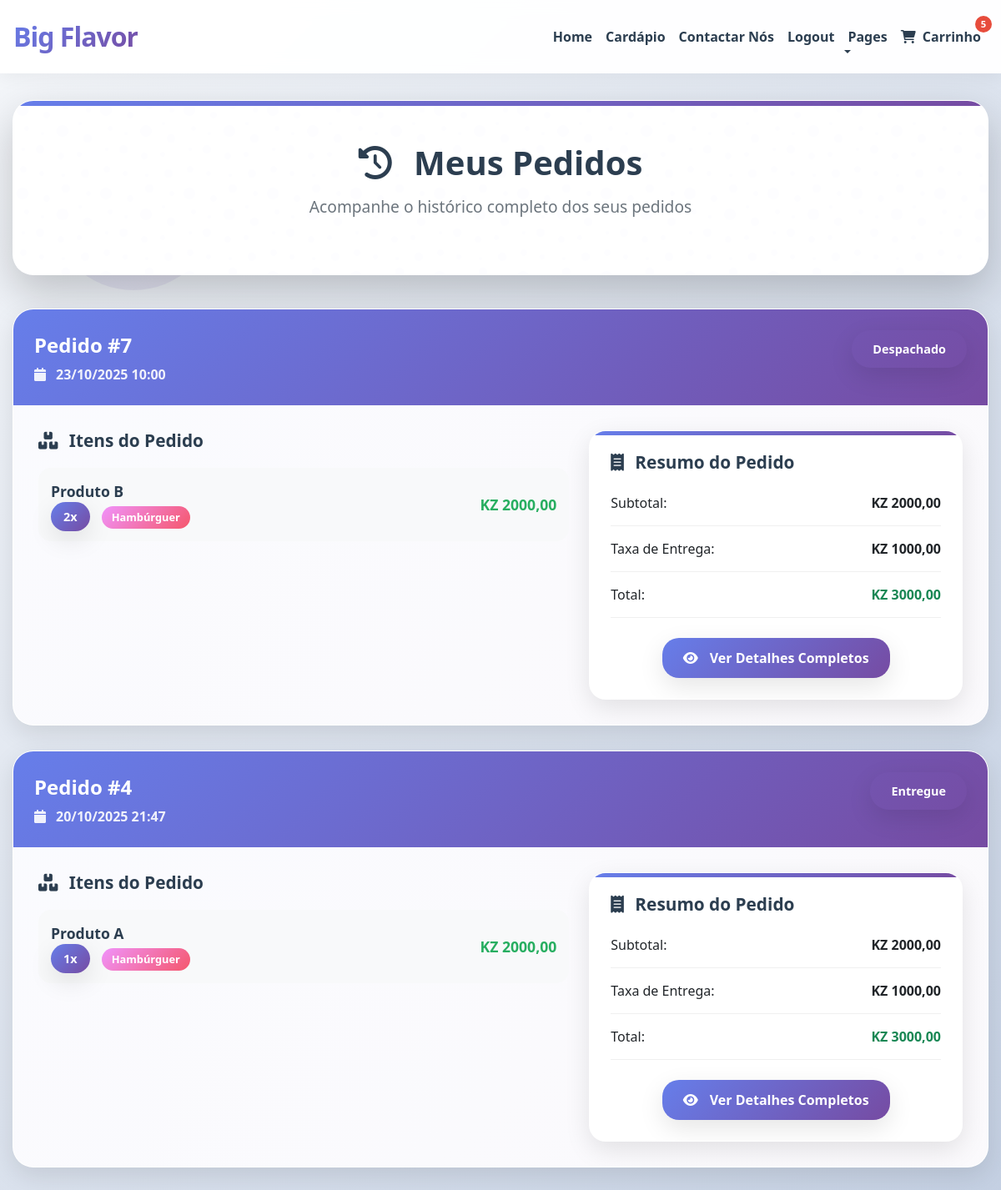
The page /carinho/pedidos/historico/ (signed in) on the database its author committed.
### carinho/models.py (models this page shows, shortened)
class Carrinho(models.Model):
    ESTADO_CHOICES = [
        ('aberto', 'Aberto'),
        ('fechado', 'Fechado'),
        ('cancelado', 'Cancelado'),
    ]
    usuario = models.ForeignKey(
        settings.AUTH_USER_MODEL,
        on_delete=models.CASCADE,
        verbose_name='Cliente'
    )
    data_criacao = models.DateTimeField(
        auto_now_add=True,
        verbose_name='Data de Criação'
    )
    data_atualizacao = models.DateTimeField(
        auto_now=True,
        verbose_name='Última Atualização'
    )
    estado = models.CharField(
        max_length=10,
        choices=ESTADO_CHOICES,
        default='aberto',
        verbose_name='Estado do Carrinho'
    )
    class Meta:
        verbose_name = 'Carrinho'
        verbose_name_plural = 'Carrinhos'
        ordering = ['-data_criacao']
        constraints = [
            models.UniqueConstraint(
                fields=['usuario', 'estado'],
                condition=models.Q(estado='aberto'),
                name='carrinho_aberto_unico_por_usuario'
            )
        ]
    @property
    def total_itens(self):
        cache_key = f'carrinho_{self.id}_total_itens'
        total = cache.get(cache_key)
        if total is None:
            total = self.itens.aggregate(total=models.Sum('quantidade'))['total'] or 0
            cache.set(cache_key, total, 300)  # 5 minutos
        return total
    @property
    def subtotal(self):
        cache_key = f'carrinho_{self.id}_subtotal'
        subtotal_cache = cache.get(cache_key)
        if subtotal_cache is None:
            subtotal_cache = sum(item.subtotal for item in self.itens.all())
            cache.set(cache_key, subtotal_cache, 300)  # 5 minutos
        return subtotal_cache
    @property
    def taxa_entrega(self):
        cache_key = f'carrinho_{self.id}_taxa_entrega'
        taxa = cache.get(cache_key)
        if taxa is None:
            if self.subtotal >= Decimal('5000.00'):
                taxa = Decimal('0.00')
            else:
                taxa = Decimal('1000.00')
            cache.set(cache_key, taxa, 300)  # 5 minutos
        return taxa
    @property
    def total(self):
        cache_key = f'carrinho_{self.id}_total'
        total_cache = cache.get(cache_key)
        if total_cache is None:
            total_cache = self.subtotal + self.taxa_entrega
            cache.set(cache_key, total_cache, 300)  # 5 minutos
        return total_cache

class PedidoEntrega(models.Model):
    ESTADO_PEDIDO_CHOICES = [
        ('pendente', 'Pendente'),
        ('confirmado', 'Confirmado'),
        ('preparacao', 'Em Preparação'),
        ('despachado', 'Despachado'),
        ('entregue', 'Entregue'),
        ('cancelado', 'Cancelado'),
    ]
    carrinho = models.OneToOneField(
        Carrinho,
        on_delete=models.CASCADE,
        related_name='pedido_entrega'
    )
    numero_pedido = models.CharField(
        max_length=20,
        unique=True,
        blank=True,
        null=True,
        verbose_name='Número do Pedido'
    )
    endereco_entrega = models.TextField(
        verbose_name='Endereço de Entrega'
    )
    observacoes = models.TextField(
        blank=True,
        verbose_name='Observações'
    )
    estado = models.CharField(
        max_length=15,
        choices=ESTADO_PEDIDO_CHOICES,
        default='pendente',
        verbose_name='Estado do Pedido'
    )
    data_solicitacao = models.DateTimeField(
        auto_now_add=True,
        verbose_name='Data de Solicitação'
    )
    data_atualizacao = models.DateTimeField(
        auto_now=True,
        verbose_name='Última Atualização'
    )
    notificado_admin = models.BooleanField(
        default=False,
        verbose_name='Admin Notificado'
    )
    class Meta:
        verbose_name = 'Pedido de Entrega'
        verbose_name_plural = 'Pedidos de Entrega'
        ordering = ['-data_solicitacao']

class ItemCarrinho(models.Model):
    carrinho = models.ForeignKey(
        Carrinho,
        on_delete=models.CASCADE,
        related_name='itens'
    )
    produto = models.ForeignKey(
        'menu.Produto',
        on_delete=models.CASCADE
    )
    quantidade = models.PositiveIntegerField(
        default=1,
        validators=[MinValueValidator(1)]
    )
    data_adicao = models.DateTimeField(
        auto_now_add=True
    )
    class Meta:
        verbose_name = 'Item do Carrinho'
        verbose_name_plural = 'Itens do Carrinho'
        ordering = ['-data_adicao']
        unique_together = ['carrinho', 'produto']
    @property
    def subtotal(self):
        cache_key = f'item_carrinho_{self.id}_subtotal'
        subtotal = cache.get(cache_key)
        if subtotal is None:
            subtotal = self.produto.preco * self.quantidade
            cache.set(cache_key, subtotal, 300)  # 5 minutos
        return subtotal

### menu/models.py (models this page shows, shortened)
class Produto(models.Model):
    CATEGORIA_CHOICES = [
        ('hamburguer', 'Hambúrguer'),
        ('Lanches', 'Lanches'),
        ('Bebidas', 'Bebidas'),
    ]
    STATUS_CHOICES = [
        ('ativo', 'Ativo'),
        ('inativo', 'Inativo'),
        ('esgotado', 'Esgotado'),
    ]
    nome = models.CharField(
        max_length=200,
        verbose_name='Nome do Produto'
    )
    descricao = models.TextField(
        verbose_name='Descrição',
        blank=True
    )
    descricao_curta = models.CharField(
        max_length=300,
        verbose_name='Descrição Curta',
        blank=True
    )
    preco = models.DecimalField(
        max_digits=10,
        decimal_places=2,
        verbose_name='Preço',
        validators=[MinValueValidator(Decimal('0.01'))]
    )
    categoria = models.CharField(
        max_length=20,
        choices=CATEGORIA_CHOICES,
        verbose_name='Categoria'
    )
    imagem = models.ImageField(
        upload_to='produtos/',
        verbose_name='Imagem',
        blank=True,
        null=True,
        help_text='Formatos suportados: JPG, PNG, GIF'
    )
    ordem = models.PositiveIntegerField(
        default=0,
        verbose_name='Ordem de Exibição',
        help_text='Define a ordem de exibição dos produtos (menor número aparece primeiro)'
    )
    estoque = models.PositiveIntegerField(
        default=0,
        verbose_name='Quantidade em Estoque'
    )
    status = models.CharField(
        max_length=10,
        choices=STATUS_CHOICES,
        default='ativo',
        verbose_name='Status'
    )
    data_criacao = models.DateTimeField(
        auto_now_add=True,
        verbose_name='Data de Criação'
    )
    data_atualizacao = models.DateTimeField(
        auto_now=True,
        verbose_name='Última Atualização'
    )
    class Meta:
        verbose_name = 'Produto'
        verbose_name_plural = 'Produtos'
        ordering = ['ordem', 'nome']

### carinho/views.py (the view)
# urls.py: path('pedidos/historico/', views.historico_pedidos, name='historico_pedidos'),
@login_required
@cache_page(60 * 10)
@vary_on_cookie
def historico_pedidos(request):
    pedidos = PedidoEntrega.objects.filter(
        carrinho__usuario=request.user
    ).order_by('-data_solicitacao')
    context = {
        'pedidos': pedidos,
    }
    return render(request, 'historico_pedidos.html', context)

### carinho/templates/historico_pedidos.html (shortened to what this page needs)
<!DOCTYPE html>
{% load static %}
{% load cache %}
{% url 'login' as login_url %}
{% url 'logout' as logout_url %}
<html lang="pt-br">
<head>
    <link rel="preload" href="https://cdn.jsdelivr.net/npm/bootstrap@5.3.0/dist/css/bootstrap.min.css" as="style" onload="this.onload=null;this.rel='stylesheet'">
    <link rel="preload" href="https://cdnjs.cloudflare.com/ajax/libs/font-awesome/6.0.0/css/all.min.css" as="style" onload="this.onload=null;this.rel='stylesheet'">
    <link rel="preload" href="https://unpkg.com/aos@2.3.1/dist/aos.css" as="style" onload="this.onload=null;this.rel='stylesheet'">
    {% cache 86400 css_hp %}
    <link href="{% static "css/hp.css" %}" rel="stylesheet">
    {% endcache %}
</head>
<body>
    {% cache 3600 navbar request.user.is_authenticated %}
    <nav class="navbar navbar-expand-lg navbar-light fixed-top">
        <div class="container">
            {% if request.user.is_authenticated %}
            <a href="{% url 'dashboard' %}" class="navbar-brand">Big <span>Flavor</span></a>
            {% endif %}
            <div class="collapse navbar-collapse" id="navbarCollapse">
                <ul class="navbar-nav ms-auto mb-2 mb-lg-0">
                    {% if request.user.is_authenticated %}
                    <li class="nav-item">
                        <a class="nav-link" href="{% url 'dashboard' %}">Home</a>
                    </li>
                    {% endif %}
                    <li class="nav-item">
                        <a href="{% url 'lista_produtos' %}" class="nav-link">Cardápio</a>
                    </li>
                    <li class="nav-item">
                        <a href="{% url 'contacto' %}" class="nav-link active">Contactar Nós</a>
                    </li>
                    {% if request.user.is_authenticated %}
                    <li class="nav-item">
                        <a class="nav-link" href="{{ logout_url }}">Logout</a>
                    </li>
                    {% else %}
                    <li class="nav-item">
                        <a class="nav-link" href="{{ login_url }}">Login</a>
                    </li>
                    {% endif %}
                    <li class="nav-item dropdown">
                        <a href="#" class="nav-link dropdown-toggle" data-bs-toggle="dropdown">Pages</a>
                    </li>
                    {% if request.user.is_authenticated %}
                    <li class="nav-item position-relative">
                        <a href="{% url 'ver_carrinho' %}" class="nav-link">
                            <i class="fas fa-shopping-cart me-1"></i>
                            Carrinho
                            {% if user.is_authenticated %}
                                {% with user.carrinho_set.first as carrinho %}
                                    {% if carrinho and carrinho.total_itens > 0 %}
                                        <span class="badge-cart">
                                            {{ carrinho.total_itens }}
                                        </span>
                                    {% endif %}
                                {% endwith %}
                            {% endif %}
                        </a>
                    </li>
                    {% endif %}
                </ul>
            </div>
        </div>
    </nav>
    {% endcache %}
    <div class="main-container">
        <div class="page-header" data-aos="fade-up">
            <h1 class="page-title">
                <i class="fas fa-history me-3"></i>
                Meus Pedidos
            </h1>
            <p class="page-subtitle">Acompanhe o histórico completo dos seus pedidos</p>
        </div>
        {% if pedidos %}
            {% cache 1800 historico_pedidos request.user.id %}
            <div class="orders-list">
                {% for pedido in pedidos %}
                <div class="order-card" data-aos="fade-up" data-aos-delay="{{ forloop.counter0|add:1 }}00">
                    <div class="order-card-header">
                        <div class="d-flex justify-content-between align-items-start flex-wrap">
                            <div>
                                <div class="order-id">Pedido #{{ pedido.id }}</div>
                                <div class="order-date">
                                    <i class="fas fa-calendar me-1"></i>
                                    {{ pedido.data_solicitacao|date:"d/m/Y H:i" }}
                                </div>
                            </div>
                            <span class="status-badge {{ pedido.get_badge_estado }}">
                                {{ pedido.get_estado_display }}
                            </span>
                        </div>
                    </div>
                    <div class="order-card-body">
                        <div class="row">
                            <div class="col-md-7">
                                <div class="items-section">
                                    <h6 class="section-title">
                                        <i class="fas fa-boxes me-2"></i>
                                        Itens do Pedido
                                    </h6>
                                    <div class="item-list">
                                        {% for item in pedido.carrinho.itens.all %}
                                        <div class="item-row">
                                            <div class="item-info">
                                                <div class="item-name">{{ item.produto.nome }}</div>
                                                <div>
                                                    <span class="item-quantity">{{ item.quantidade }}x</span>
                                                    <span class="item-category">{{ item.produto.get_categoria_display }}</span>
                                                </div>
                                            </div>
                                            <div class="item-price">KZ {{ item.subtotal|floatformat:2 }}</div>
                                        </div>
                                        {% endfor %}
                                    </div>
                                </div>
                            </div>
                            <div class="col-md-5">
                                <div class="order-summary">
                                    <h6 class="section-title mb-4">
                                        <i class="fas fa-receipt me-2"></i>
                                        Resumo do Pedido
                                    </h6>
                                    <div class="summary-row">
                                        <span>Subtotal:</span>
                                        <strong>KZ {{ pedido.carrinho.subtotal|floatformat:2 }}</strong>
                                    </div>
                                    <div class="summary-row">
                                        <span>Taxa de Entrega:</span>
                                        <strong>KZ {{ pedido.carrinho.taxa_entrega|floatformat:2 }}</strong>
                                    </div>
                                    <div class="summary-row">
                                        <span>Total:</span>
                                        <strong class="text-success">KZ {{ pedido.carrinho.total|floatformat:2 }}</strong>
                                    </div>
                                    <div class="text-center mt-4">
                                        <a href="{% url 'detalhes_pedido' pedido.id %}" class="btn-details">
                                            <i class="fas fa-eye me-1"></i>
                                            Ver Detalhes Completos
                                        </a>
                                    </div>
                                </div>
                            </div>
                        </div>
                    </div>
                </div>
                {% endfor %}
            </div>
            {% endcache %}
        {% endif %}
    </div>
</body>
</html>

### rows shown on the page
Carrinho: total_itens "5"
PedidoEntrega: id "7", data_solicitacao "23/10/2025 10:00", estado "Despachado", carrinho.subtotal "2000,00", carrinho.taxa_entrega "1000,00", carrinho.total "3000,00"
ItemCarrinho: produto.nome "Produto B", quantidade "2", produto.categoria "Hambúrguer", subtotal "2000,00"
PedidoEntrega: id "4", data_solicitacao "20/10/2025 21:47", estado "Entregue", carrinho.subtotal "2000,00", carrinho.taxa_entrega "1000,00", carrinho.total "3000,00"
ItemCarrinho: produto.nome "Produto A", quantidade "1", produto.categoria "Hambúrguer", subtotal "2000,00"
